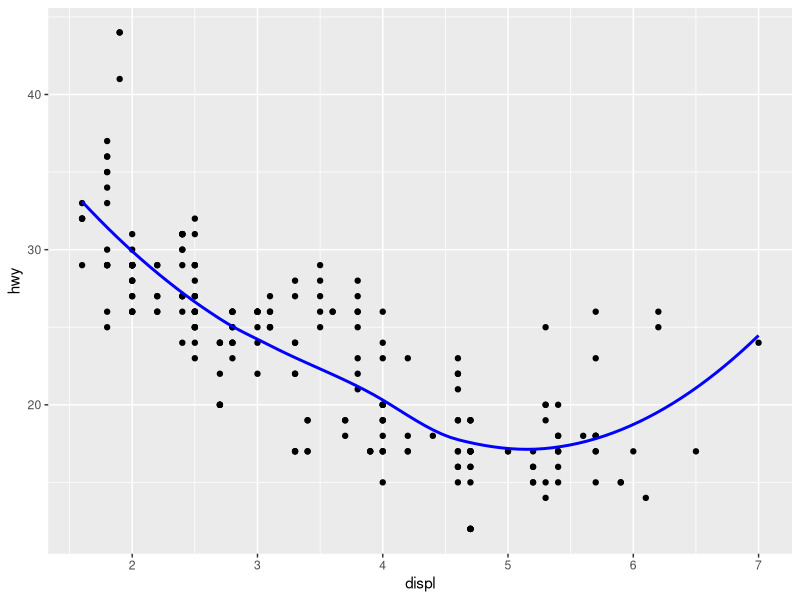
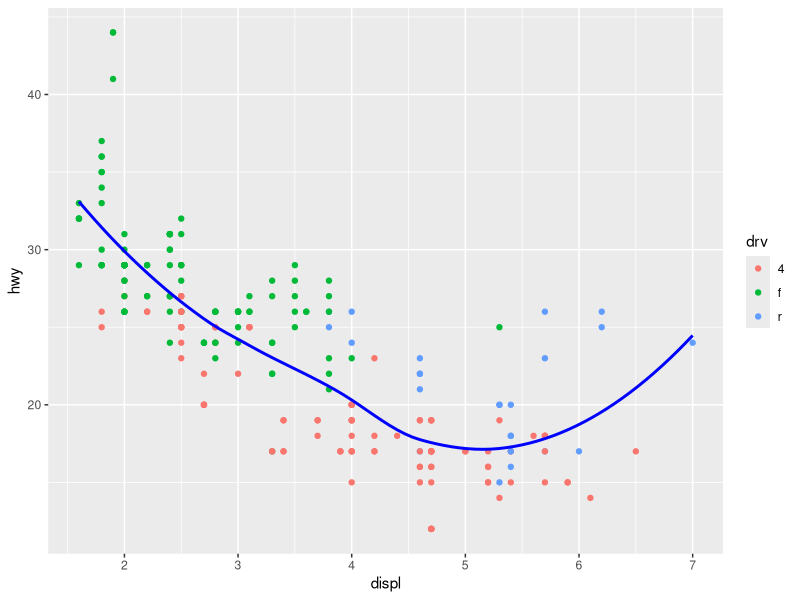
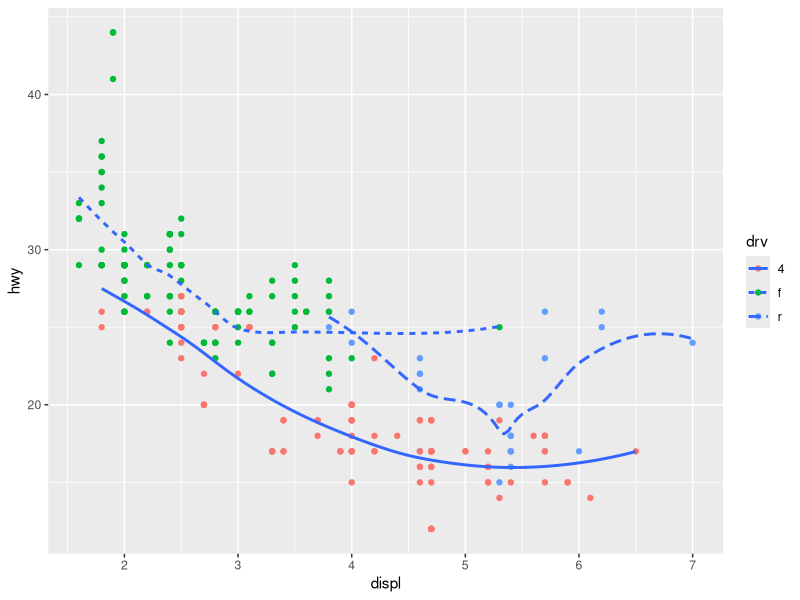
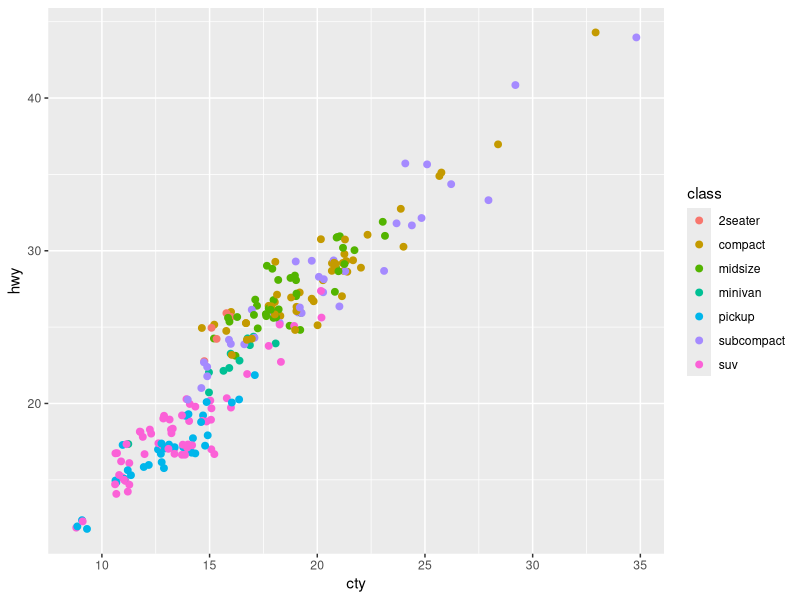
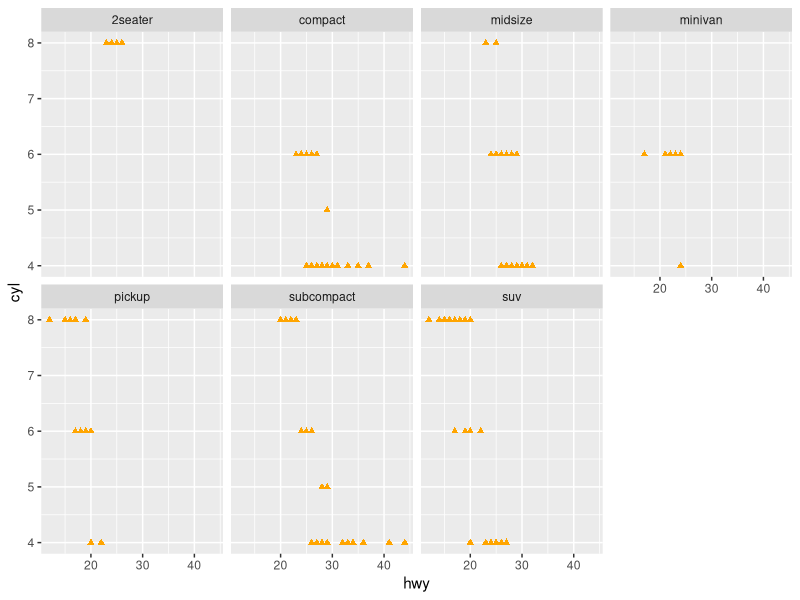

Recreate these plots in R, in order.
## ---- chunk 1
knitr::opts_chunk$set(echo = TRUE)
## ---- chunk 2
library(ggplot2)
mpg

## ---- chunk 3
ggplot(mpg, aes(x = displ, y = hwy)) +
  geom_point() +
  geom_smooth(color = 'blue', se = FALSE) +
  labs (x = 'displ', y = 'hwy')

## ---- chunk 4

ggplot(mpg, aes(x = displ, y = hwy, colour = drv)) +
  geom_point() +
  geom_smooth(color = 'blue', se = FALSE) +
  labs (x = 'displ', y = 'hwy')

## ---- chunk 5

ggplot(data = mpg, mapping = aes(x = displ, y = hwy)) +
    geom_point(data = mpg, mapping  = aes(x = displ, y = hwy, color = drv))+
    geom_smooth(data = mpg, mapping = aes(linetype = drv), se = FALSE)

## ---- chunk 6

ggplot(mpg, aes(x = cty, y = hwy, colour = class)) +
  geom_jitter(size = 2)

## ---- chunk 7

ggplot(data = mpg)+
      geom_point(aes(x = hwy, y = cyl), color= 'orange' , shape = 17) +
      facet_wrap(~class, nrow = 2)

